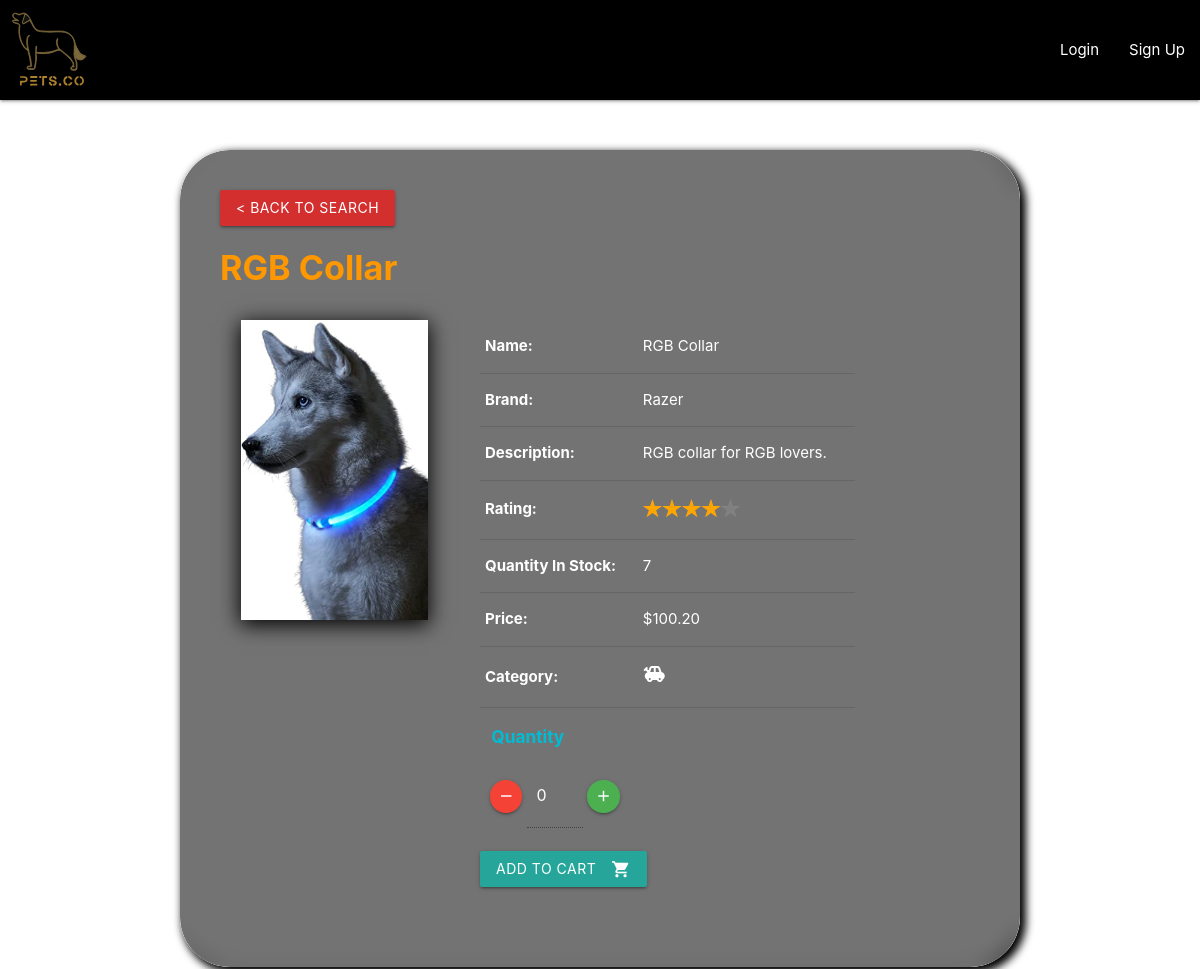
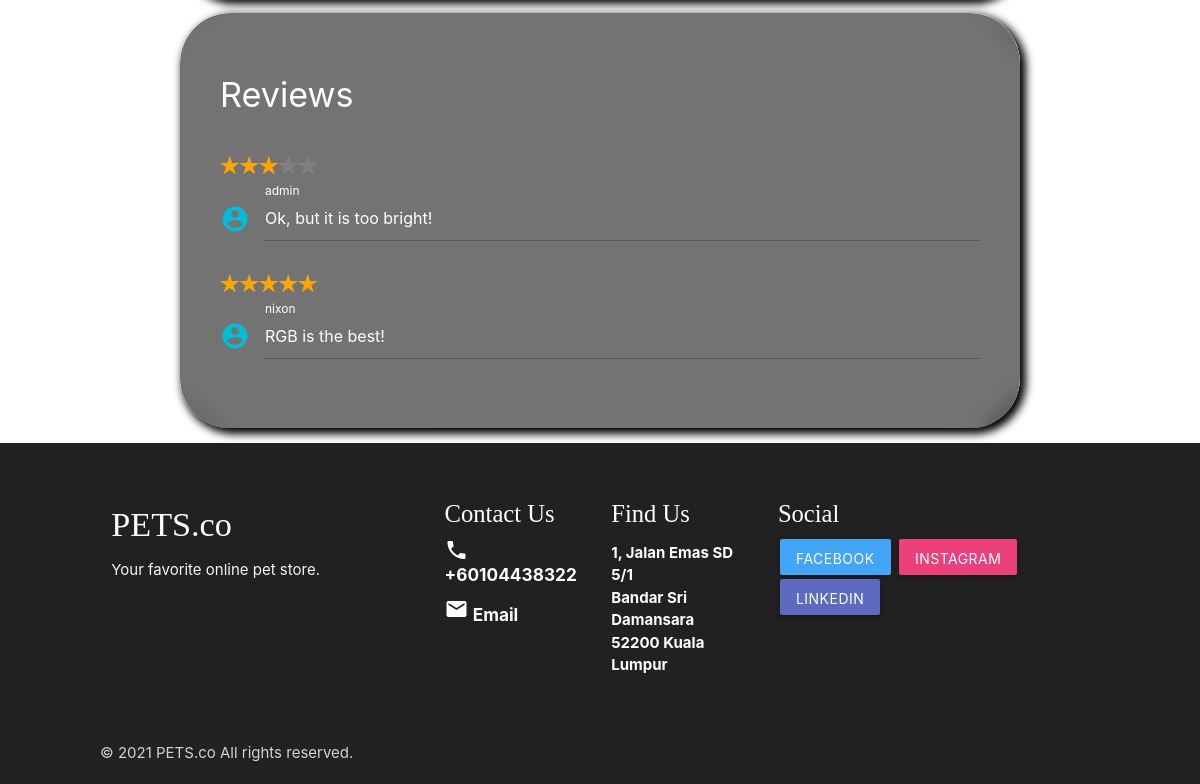
Screenshot of /item_page.php?item_id=7 with the database file from the repository (2 pictures, top to bottom).
### tables this page shows
CREATE TABLE `items` (
  `ItemID` int(11) NOT NULL,
  `Name` varchar(64) NOT NULL,
  `Brand` varchar(64) NOT NULL,
  `Description` varchar(512) NOT NULL,
  `Category` int(11) NOT NULL,
  `SellingPrice` float NOT NULL,
  `QuantityInStock` int(11) NOT NULL,
  `Image` varchar(512) NOT NULL
);

CREATE TABLE `orderitems` (
  `OrderItemID` int(11) NOT NULL,
  `OrderID` int(11) NOT NULL,
  `ItemID` int(11) NOT NULL,
  `Price` varchar(64) NOT NULL,
  `Quantity` int(11) NOT NULL,
  `AddedDatetime` datetime NOT NULL,
  `Feedback` varchar(512) DEFAULT NULL,
  `Rating` int(11) DEFAULT NULL
);

CREATE TABLE `members` (
  `MemberID` int(11) NOT NULL,
  `Username` varchar(64) NOT NULL,
  `Password` varchar(512) NOT NULL,
  `Email` varchar(64) NOT NULL,
  `PrivilegeLevel` int(11) NOT NULL DEFAULT 0,
  `OTP` int(11) NOT NULL
);

### includes/data/item.data.php (called while the page is built, shortened)
<?php
class Item
{
  private $itemID;
  private $name;
  private $brand;
  private $description;
  private $sellingPrice;
  private $quantityInStock;
  private $image;
  private $reviews;
  private $avgRating;
  function __construct($itemID, $conn)
  {
    $this->itemID = $itemID;
    $this->InitData($conn);
    $this->UpdateReviews($conn);
  }
  public function InitData($conn)
  {
    $sql = "SELECT * FROM Items WHERE ItemID = $this->itemID";
    $result = $conn->query($sql) or die($conn->error);
    $row = $result->fetch_array(MYSQLI_ASSOC);
    $this->name = $row["Name"];
    $this->brand = $row["Brand"];
    $this->description = $row["Description"];
    $this->sellingPrice = $row["SellingPrice"];
    $this->quantityInStock = $row["QuantityInStock"];
    $this->image = $row["Image"];
  }
  public function UpdateReviews($conn)
  {
    $this->reviews = array();
    $sql = "SELECT OI.Feedback, OI.Rating, O.MemberID FROM OrderItems OI, Orders O
      WHERE OI.ItemID = $this->itemID AND OI.OrderID = O.OrderID";
    $result = $conn->query($sql) or die ($conn->error);
    $this->avgRating = 0;
    $totalRatings = 0;
    while ($row = $result->fetch_assoc())
    {
      $feedback = $row["Feedback"];
      $rating = $row["Rating"];
      $memberID = $row["MemberID"];
      $nameResult = $conn->query("SELECT Username FROM Members M WHERE MemberID = $memberID") or die($conn->error);
      $username = $nameResult->fetch_array()[0];
      if ($rating != NULL)
      {
        if ($feedback != NULL) array_push($this->reviews, new Review($username, $rating, $feedback));
        else array_push($this->reviews, new Review($username, $rating, ""));
        $this->avgRating += $rating;
        $totalRatings++;
      }
    }
    if ($totalRatings > 0) $this->avgRating /= $totalRatings;
  }
  public function HasReviews()
  {
    if (isset($this->reviews) && count($this->reviews) > 0) return true;
    return false;
  }
  public function GetName() { return $this->name; }
  public function GetBrand() { return $this->brand; }
  public function GetDescription() { return $this->description; }
  public function GetSellingPrice() { return $this->sellingPrice; }
  public function GetQuantityInStock() { return $this->quantityInStock; }
  public function GetImage() { return $this->image; }
  public function GetReviews() { return $this->reviews; }
  public function GetAvgRatings() { return $this->avgRating / 5 * 100; }
}

### includes/data/review.data.php (called while the page is built)
<?php
class Review
{
  private $username;
  private $rating;
  private $feedback;
  function __construct($username, $rating, $feedback)
  {
    $this->username = $username;
    $this->rating = $rating;
    $this->feedback = $feedback;
  }
  public function GetUsername() { return $this->username; }
  public function GetRating() { return $this->rating / 5 * 100; }
  public function GetFeedback() { return $this->feedback; }
}

### item_page.php (the view, shortened to what this page needs)
<!DOCTYPE html>
<html lang="en">
<?php
  include "header.php";
  require_once "includes/search_catalogue.inc.php";
  require_once "includes/data/item.data.php";
  if (isset($_GET["item_id"]))
  {
    $itemID = $_GET["item_id"];
    $item = new Item($itemID, $conn);
    $image = $item->GetImage();
    $name = $item->GetName();
    $brand = $item->GetBrand();
    $description = $item->GetDescription();
    $quantityInStock = $item->GetQuantityInStock();
    $price = $item->GetSellingPrice();
    $displayPrice = "$" . number_format($price, 2);
    $category = $item->GetCategory();
    $category = Item::CATEGORY_ICON[(int)$category];
    $hasReviews = $item->HasReviews();
    $avgRatings = $item->GetAvgRatings();
  } else die("<h5 class='container white-text page-title' style='margin-top: 50px'>No item selected...</h5>");
?>
<div class="container" style="margin-top: 50px;">
  <div class="rounded-card-parent">
    <div class="card rounded-card">
      <a class="btn red darken-2" href="search_catalogue.php?search_name=">< BACK TO SEARCH</a>
      <h4 class="orange-text bold"><?php echo($name); ?></h4>
      <form action="item_page.php" method="GET" style="padding-left: 10px;">
        <div class="row" style="padding-top: 20px;">
          <div class="col s4">
            <img class="shadow-img" src="images/<?php echo($image); ?>"
              style="max-height: 300px; max-width: 300px;">
          </div>
          <div class="col s6">
            <div class="row">
              <table>
                <tbody>
                  <tr><th>Name: </th><td><?php echo($name); ?></td></tr>
                  <tr><th>Brand: </th><td><?php echo($brand); ?></td></tr>
                  <tr><th>Description: </th><td><?php echo($description); ?></td></tr>
                  <tr>
                    <th>Rating: </th>
                    <td>
                      <?php
                        if ($hasReviews)
                        {
                          echo(
                            "<div class='ratings'>
                              <div class='empty-stars'></div>
                              <div class='full-stars' style='width: $avgRatings%'></div>
                            </div>"
                          );
                        } else echo("-")
                      ?>
                    </td>
                  </tr>
                  <tr><th>Quantity In Stock: </th><td><?php echo($quantityInStock); ?></td></tr>
                  <tr><th>Price: </th><td><?php echo($displayPrice); ?></td></tr>
                  <tr><th>Category: </th><td><i class='material-icons prefix'><?php echo($category); ?></i></td></tr>
                </tbody>
              </table>
            </div>
            <h6 class="bold cyan-text">Quantity</h6>
            <div class="row input-field" style="padding-left: 10px;">
              <button type="button" class="btn-floating btn-small waves-effect waves-light red"
                onclick="subtractQty()">
                <i class="material-icons">remove</i>
              </button>
              <input id="qty" class="white-text" type="number" disabled
                style="padding: 10px; width: 10%;" value=0></input>
              <button type="button" class="btn-floating btn-small waves-effect waves-light green"
                onclick="addQty()">
                <i class="material-icons">add</i>
              </button>
            </div>
            <div class="row">
              <button type="submit" class="btn waves-effect waves-light" onclick="return addToCart()">
                <a class="white-text">
                  <i class="material-icons right">shopping_cart</i>
                  Add To Cart
                </a>
              </button>
            </div>
          </div>
        </div>
      </form>
    </div>
  </div>
  <div class="rounded-card-parent">
    <div class="card rounded-card">
      <h4 class="white-text" style="margin-bottom: 40px;">Reviews</h4>
      <?php
        if ($hasReviews)
        {
          $reviews = $item->GetReviews();
          $reviewCount = count($reviews);
          for ($r=0; $r < $reviewCount; $r++)
          {
            $review = $reviews[$r];
            $username = $review->GetUsername();
            $feedback = $review->GetFeedback();
            $rating = $review->GetRating();
            echo(
              "<div class='ratings'>
                <div class='empty-stars'></div>
                <div class='full-stars' style='width: $rating%'></div>
              </div>
              <div class=input-field row'>
              <i class='material-icons prefix cyan-text'>account_circle</i>
              <textarea id='icon_prefix2' disabled type='text'
                class='white-text materialize-textarea'>$feedback</textarea>
              <label for='icon_prefix2' class='white-text'>$username</label>
              </div>"
            );
          }
        } else echo("<h6 class='grey-text'>There are no reviews yet... Be the first to leave a review!</h6>")
      ?>
    </div>
  </div>
</div>
<?php include "footer.php";?>

### static/css/base.css (style rules this page uses)
html { height: 100%; background-repeat: no-repeat; }
body { height: 100%; animation-name: backgroundColorPalette; background-blend-mode: luminosity; animation-duration: 5s; animation-iteration-count: infinite; animation-direction: alternate; animation-timing-function: linear; }
body::before { background: url('admin_background.jpg'); background-repeat: no-repeat; background-size: cover; background-attachment: fixed; filter: grayscale(); }
.shadow-img { box-shadow: 0px 4px 20px 1px black; }

### static/css/cards.css (style rules this page uses)
.rounded-card-parent { box-shadow: black 4px 4px 8px 2px; border-radius: 50px; transition: 0.3s cubic-bezier(0.8, 0, 0.2, 1); }
.rounded-card { color: white; padding: 40px; clip-path: inset(0px 0px round 50px 50px); background-color: rgba(56, 56, 56, 0.7); backdrop-filter: blur(10px); transition: 0.3s cubic-bezier(0.8, 0, 0.2, 1); }

### static/css/rating_stars.css (style rules this page uses)
.ratings { position: relative; vertical-align: middle; display: inline-block; color: grey; overflow: hidden; }
.full-stars { position: absolute; left: 0; top: 0; white-space: nowrap; overflow: hidden; color: orange; }
.empty-stars:before, .full-stars:before { content:"\2605\2605\2605\2605\2605"; font-size: 14pt; }
.empty-stars:before { -webkit-text-stroke: 1px #848484; }
.full-stars:before { -webkit-text-stroke: 1px orange; }

### rows the page displays
items: Name "RGB Collar", Image (picture), Brand "Razer", Description "RGB collar for RGB lovers.", QuantityInStock "7", SellingPrice "$100.20"
orderitems: Rating 3 (drawn), Feedback "Ok, but it is too bright!"
members: Username "admin"
orderitems: Rating 5 (drawn), Feedback "RGB is the best!"
members: Username "nixon"
